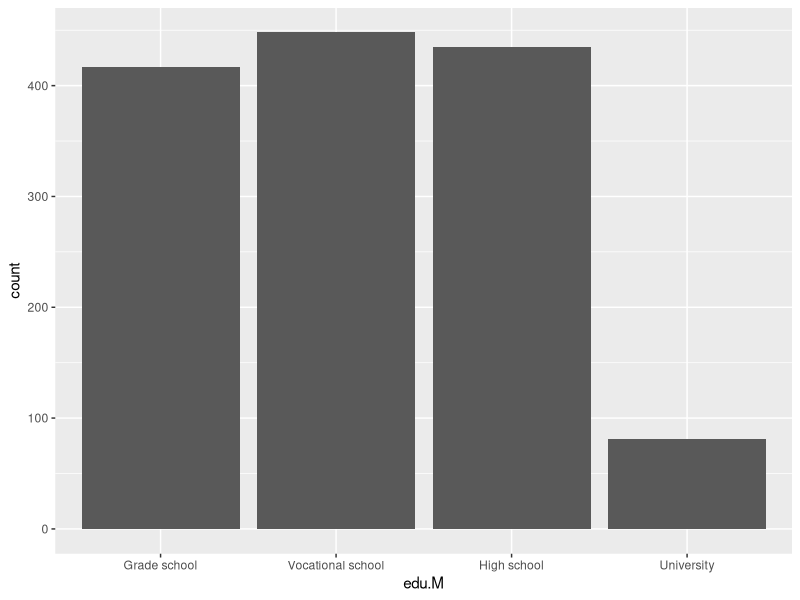
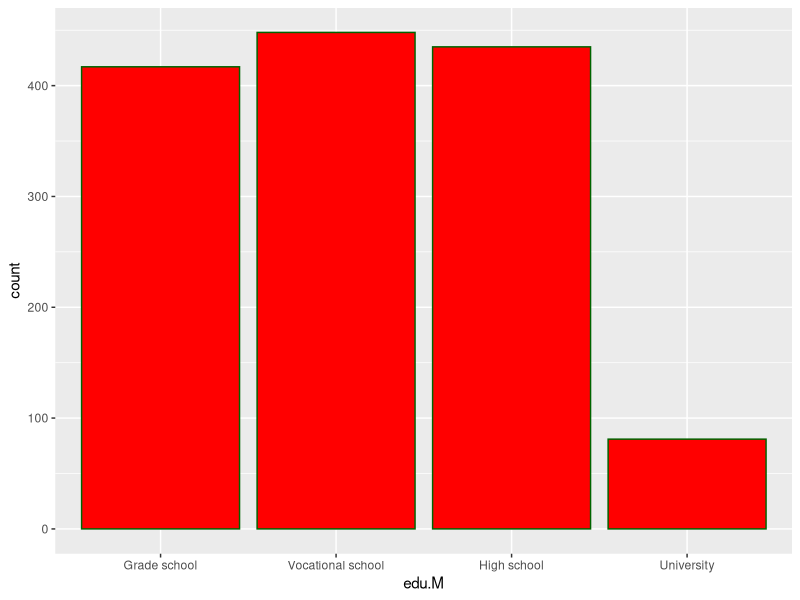
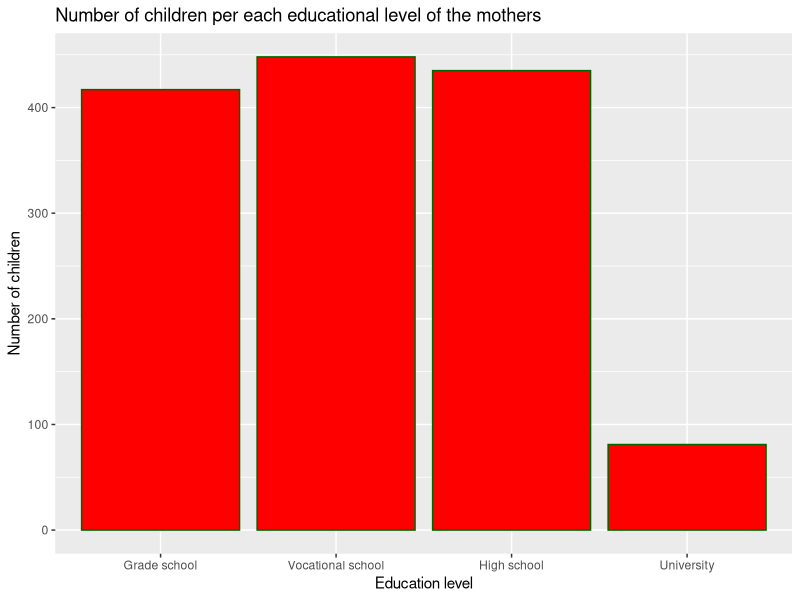
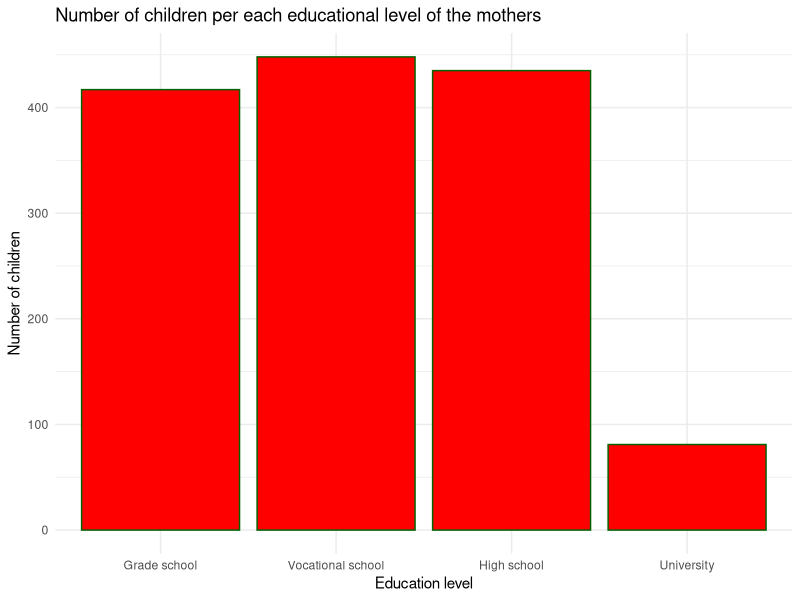
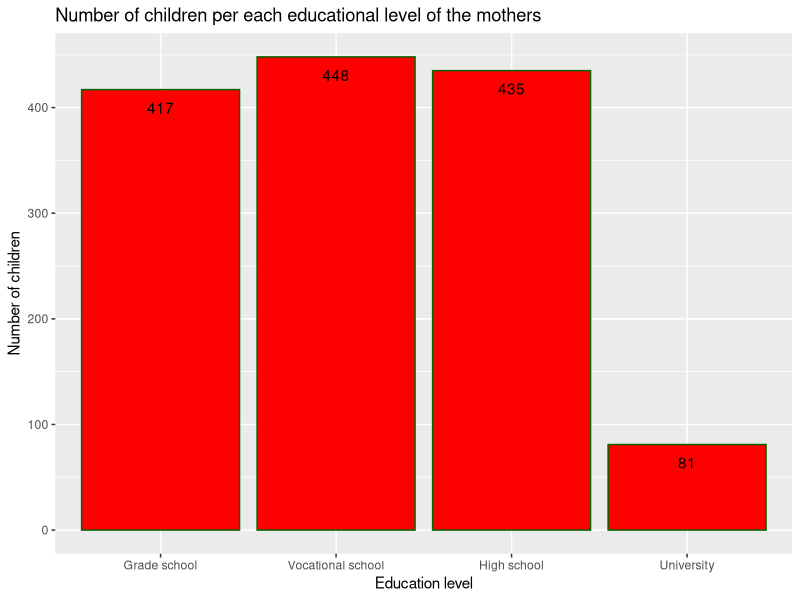
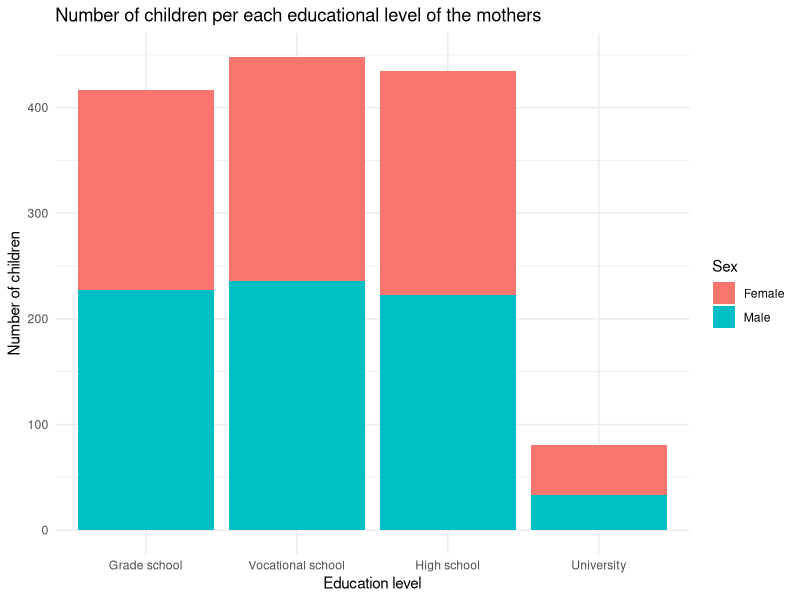
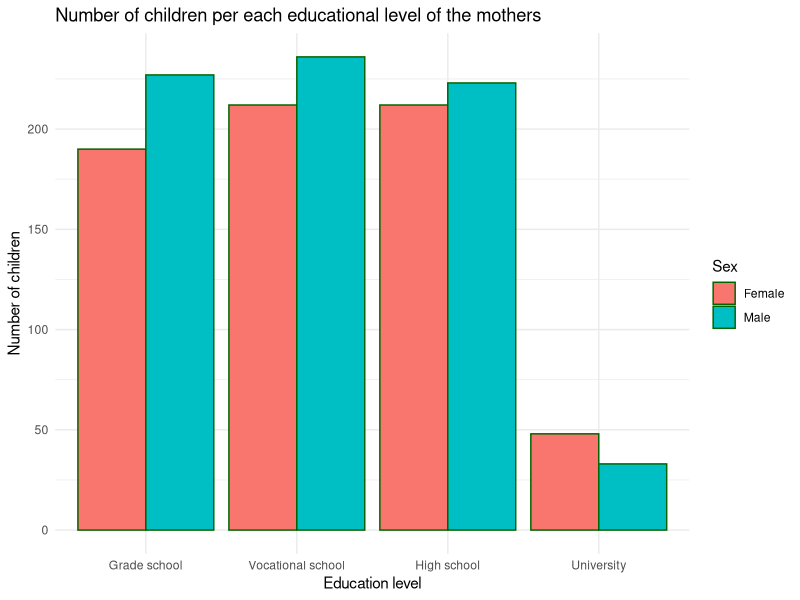
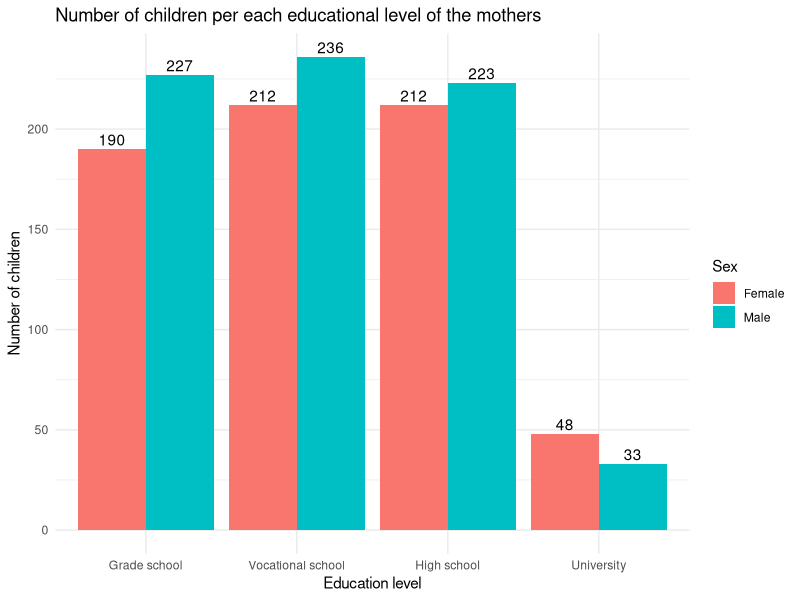

Write the R code that produced these figures, in order.
library(ggplot2)
library(dplyr)

##############################################################################################
#BARPLOT
##############################################################################################
#LOADING DATA NEWBORN.TXT
dataNewborns <- read.delim("newborns.txt")
sum(!complete.cases(dataNewborns)) #does it have NAs
dataNewborns <- tidyr::drop_na(dataNewborns)
str(dataNewborns) #checking data
#factorizing categorical values
dataNewborns$edu.M <- factor(dataNewborns$edu.M, labels = c("Grade school", "Vocational school", "High school", "University"))
dataNewborns$sex.C <- factor(dataNewborns$sex.C, labels = c("Female", "Male"))
str(dataNewborns)

#CREATING BARPLOT
ggplot(data = dataNewborns,
  aes(x = edu.M)) + 
  geom_bar()

#CHANGING COLOURS
ggplot(data = dataNewborns,
       aes(x = edu.M)) +
  geom_bar(fill = "red", #change the colour of the bar
           colour = "darkgreen") #change the outline

#ADDING LEGEND
ggplot(data = dataNewborns,
       aes(x = edu.M)) +
  geom_bar(fill = "red",
           colour = "darkgreen") +
labs(title="Number of children per each educational level of the mothers", 
     x = "Education level", y = "Number of children") #axis and graph legend

#HANGING BACKGROUND
ggplot(data = dataNewborns,
       aes(x = edu.M)) +
  geom_bar(fill = "red",
           colour = "darkgreen") +
  labs(title="Number of children per each educational level of the mothers", 
       x = "Education level", y = "Number of children") +
  theme_minimal() #change the background

#ADDING VALUE LABELS
ggplot(data = dataNewborns,
       aes(x = edu.M)) +
  geom_bar(fill = "red",
           colour = "darkgreen") +
  geom_text(stat = "count", #count observation in each category
            aes(label = after_stat(count)),
            vjust = 2) + #place the text distance 2 from the edge
  labs(title="Number of children per each educational level of the mothers", 
       x = "Education level", y = "Number of children")

#ADDING DIVISION BY CATEGORIES
ggplot(data = dataNewborns,
       aes(x = edu.M,
           fill = sex.C)) + #divide according to sex.C
  geom_bar() + 
  labs(title="Number of children per each educational level of the mothers", 
       x = "Education level",
       y = "Number of children",
       fill = "Sex") + #name what the categories are divided by
  theme_minimal()

#MOVING THE CATEGORIES NEXT TO EACH OTHER
ggplot(data = dataNewborns,
       aes(x = edu.M,
           fill = sex.C)) +
  geom_bar(colour = "darkgreen",
           position = position_dodge()) + #change the position of categories
  labs(title="Number of children per each educational level of the mothers", 
       x = "Education level", y = "Number of children", fill = "Sex") +
  theme_minimal()

#ADDING VALUES ABOVE EACH BIN WHEN DODGED
  #easier to use geom_col with multiple categories
freqEduSex <- dataNewborns %>%
  dplyr::count(edu.M, sex.C); freqEduSex

ggplot(freqEduSex,
       aes(x = edu.M, y = n, fill = sex.C)) +
  geom_col(position = position_dodge(width = 0.9)) + #set the labels next to each other by certain distance
  geom_text(
    aes(label = n),
    position = position_dodge(width = 0.9),
    vjust = -0.3) +
  labs(title="Number of children per each educational level of the mothers", 
       x = "Education level", y = "Number of children", fill = "Sex") +
  theme_minimal()

##############################################################################################
#HISTOGRAM
#############################################################################################
#CREATING HISTOGRAM
ggplot(dataNewborns)+
  aes(x = weight.C)+
  geom_histogram(bins = 11) #the bins argument is result of the Sturge's rule calculation

#ADDING A LINE SHOWING THE MEAN VALUE
ggplot(data = dataNewborns) +
  aes(x = weight.C) +
  geom_histogram(bins = 11,
                 color = "black",
                 fill = "pink") +
  geom_vline(aes(xintercept = mean(weight.C)), #establish the mean and at this position draw the line at x axis
             color = "blue", #line color
             linetype = "dashed", #line type
             linewidth = 1) #line width

#CREATING CATEGORIES AND LAYERING THEM ON TOP OF EACH OTHER
ggplot(data = dataNewborns) +
  aes(x = weight.C,
      fill = sex.C) +
  geom_histogram(bins = 11,
                 alpha = 0.4, #set opacity of each category to 40%
                 position = position_identity()) + #layer categories on each other
  geom_vline(aes(xintercept = mean(weight.C)),
             color = "blue",
             linetype = "dashed",
             linewidth = 1) +
  labs(title="Weight of children per sex", 
       x = "Weight (g)", y = "Number of children", fill = "Sex")


#ADDING A LINE SHOWING THE MEAN VALUE FOR EACH CATEGORY
meanWeightSex <- dataNewborns %>% 
  group_by(sex.C) %>% 
  summarise(mean_weight = mean(weight.C)); meanWeightSex
  #creating data that can be used for creating the mean lines

ggplot(data = dataNewborns) +
  aes(x = weight.C,
      fill = sex.C) +
  geom_histogram(bins = 11,
                 alpha = 0.4,
                 position = position_identity()) +
  geom_vline(data = meanWeightSex,
             aes(xintercept = mean_weight, #use the data saved in this column
                 colour = sex.C), #as we divide the histogrsm by category here we do the same with theline
             linetype = "dashed",
             linewidth = 1) +
  labs(title="Weight of children per sex", 
       x = "Weight (g)",
       y = "Number of children",
       fill = "Sex",
       colour = "Sex") #rewriting the legend of the lines as well)

#CHANGING COLOURS OF THE LINE AND FILL COLOUR
ggplot(data = dataNewborns) +
  aes(x = weight.C,
      fill = sex.C) +
  geom_histogram(bins = 11,
                 alpha = 0.4,
                 position = position_identity()) +
  geom_vline(data = meanWeightSex,
             aes(xintercept = mean_weight,
                 colour = sex.C),
             linetype = "dashed",
             linewidth = 1) +
  labs(title="Weight of children per sex", 
       x = "Weight (g)",
       y = "Number of children",
       fill = "Sex",
       colour = "Sex") +
  scale_fill_manual(values = c("#56B4E9", "#E69F00")) + #manualy set colours of the fill
  scale_colour_brewer(palette = "Dark2") #changing the palette from which the colours are taken

#DIVING BY CATEGORIES TO INDIVIDUAL GRAPHS
ggplot(data = dataNewborns,
       aes(x = weight.C)) +
  geom_histogram(bins = 11, fill = "pink", color = "red") +
  facet_grid(sex.C ~ .) + #create separate panels (subplots) for each value of sex.C
  labs(title="Weight of children per sex", 
       x = "Weight (g)", y = "Number of children")

#DIVING BY CATEGORIES TO INDIVIDUAL GRAPHS
#CHANGING COLOURS
#INDIVIDUAL Y AXIS
ggplot(data = dataNewborns,
       aes(x = weight.C,
           fill = sex.C)) + #if we want to operate each category independently needs to be in aes
  geom_histogram(bins = 11, color = "red") +
  facet_grid(sex.C ~ ., scales = "free_y") + #change the y axis to fit each graph
  scale_fill_manual(values = c("Male" = "pink","Female" = "lightgreen")) +
  #values directly linking "Male" to value "Male" that is divided in aes fill
  labs(title="Weight of children per sex", 
       x = "Weight (g)", y = "Number of children", fill = "Sex")

##############################################################################################
#SCATTERPLOT
#############################################################################################
#CREATING SCATTERPLOT
ggplot(iris, aes(x=Sepal.Length, y=Sepal.Width)) + 
  geom_point()

#DIVIDE BY CATEGORY
ggplot(iris, aes(x = Sepal.Length, y = Sepal.Width,
                 shape = Species, #use different shape for each category
                 color = Species, #use different color for each category
                 alpha = 0.4)) + #lower the opacity for better visibility
  geom_point(aes(size = Petal.Width)) + #size of the point is dependent on the size of Petal.Width
  labs(title="Relationship Between Sepal Length and Sepal Width", 
       x = "Sepal lenght (cm)",
       y = "Sepal width (cm)", 
    shape = "Species",
    color = "Species",
    size = "Petal Width") +
  theme_minimal()

#ADD DENSITY 
ggplot(iris, aes(x = Sepal.Length, y = Sepal.Width,
                 shape = Species,
                 color = Species,
                 alpha = 0.4)) +
  geom_point(aes(size = Petal.Width)) + 
  geom_density_2d() + #add lines of density
  labs(title="Relationship Between Sepal Length and Sepal Width", 
       x = "Sepal lenght (cm)",
       y = "Sepal width (cm)", 
       shape = "Species",
       color = "Species",
       size = "Petal Width") +
  theme_minimal()
